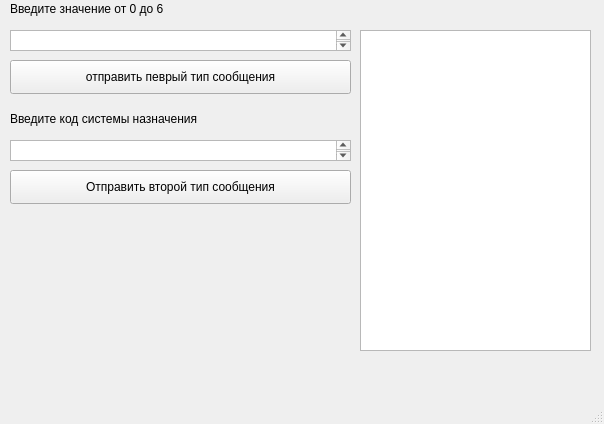
<?xml version="1.0" encoding="UTF-8"?>
<ui version="4.0">
 <class>distant</class>
 <widget class="QMainWindow" name="distant">
  <property name="geometry">
   <rect>
    <x>0</x>
    <y>0</y>
    <width>604</width>
    <height>424</height>
   </rect>
  </property>
  <property name="windowTitle">
   <string>MainWindow</string>
  </property>
  <widget class="QWidget" name="centralwidget">
   <widget class="QLabel" name="label">
    <property name="geometry">
     <rect>
      <x>10</x>
      <y>0</y>
      <width>381</width>
      <height>18</height>
     </rect>
    </property>
    <property name="text">
     <string>Введите значение от 0 до 6</string>
    </property>
   </widget>
   <widget class="QTextEdit" name="textEdit_3">
    <property name="geometry">
     <rect>
      <x>360</x>
      <y>30</y>
      <width>231</width>
      <height>321</height>
     </rect>
    </property>
   </widget>
   <widget class="QTextEdit" name="secondTypeMsgText">
    <property name="geometry">
     <rect>
      <x>10</x>
      <y>140</y>
      <width>341</width>
      <height>21</height>
     </rect>
    </property>
   </widget>
   <widget class="QPushButton" name="secondTypeMesageBut">
    <property name="geometry">
     <rect>
      <x>10</x>
      <y>170</y>
      <width>341</width>
      <height>34</height>
     </rect>
    </property>
    <property name="text">
     <string>Отправить второй тип сообщения</string>
    </property>
   </widget>
   <widget class="QTextEdit" name="firstTypeMsgText">
    <property name="geometry">
     <rect>
      <x>10</x>
      <y>30</y>
      <width>341</width>
      <height>21</height>
     </rect>
    </property>
   </widget>
   <widget class="QLabel" name="label_2">
    <property name="geometry">
     <rect>
      <x>10</x>
      <y>110</y>
      <width>331</width>
      <height>18</height>
     </rect>
    </property>
    <property name="text">
     <string>Введите код системы назначения</string>
    </property>
   </widget>
   <widget class="QPushButton" name="firstTypeMesageBut">
    <property name="geometry">
     <rect>
      <x>10</x>
      <y>60</y>
      <width>341</width>
      <height>34</height>
     </rect>
    </property>
    <property name="text">
     <string>отправить певрый тип сообщения</string>
    </property>
   </widget>
  </widget>
  <widget class="QMenuBar" name="menubar">
   <property name="geometry">
    <rect>
     <x>0</x>
     <y>0</y>
     <width>604</width>
     <height>38</height>
    </rect>
   </property>
  </widget>
  <widget class="QStatusBar" name="statusbar"/>
 </widget>
 <resources/>
 <connections/>
</ui>
